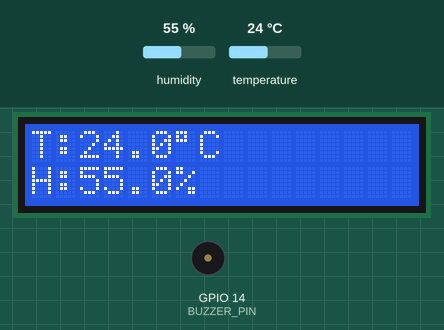
This program was run on a simulated ESP32. Parts: 16×2 character LCD, buzzer (waves = sounding, pin HIGH). The inputs (shaded band) are chosen by the test bench; at power-on: temperature 24 °C, humidity 55 %. WiFi joins after 1.5 s; servers stay silent unless stated; the local clock reads 2024-03-15 10:24:30 at power-on unless the program sets it; storage starts empty; what the program prints to the serial monitor is not drawn.

Above: at 5.6 s.
5.7 s: temperature set to 5.2 °C
At 11.0 s:
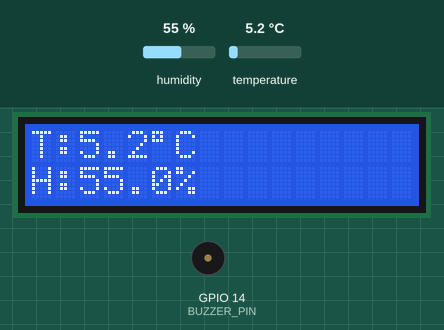
12.4 s: temperature set to 4.4 °C
At 15.5 s:
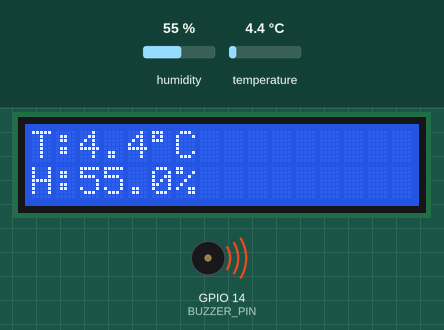
20.2 s: humidity set to 22 %
At 26.4 s:
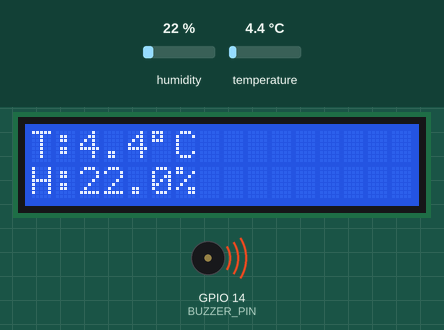
26.9 s: temperature set to 12 °C
At 31.2 s:
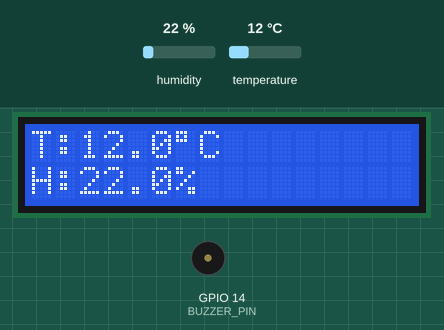
33.6 s: humidity set to 40 %
At 36.0 s:
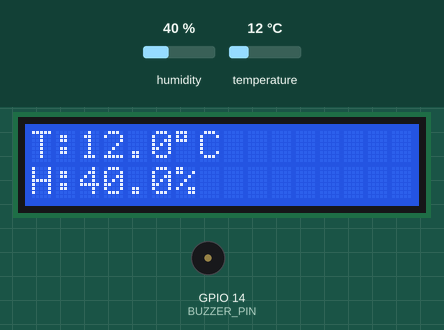
Timing chart, 0 to 37.5 s (numbered marks = the images above; inputs shaded):
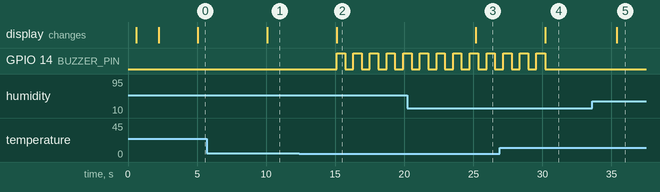

The program:

main.cpp
```cpp
// https://kczop-551b1.web.app //
#include <Arduino.h>
#include <Wire.h>
#include <SPI.h>
#include <SD.h>
#include <LiquidCrystal_I2C.h>
#include "DHT.h"
#include <WiFi.h>
#include <time.h> // *** NTP ***
#include <WiFiClientSecure.h>
#include <FirebaseESP32.h>

// Informacje o generowaniu tokenu.
#include "addons/TokenHelper.h"
// Pomocnicze funkcje do RTDB i wypisywania danych.
#include "addons/RTDBHelper.h"

// Dane sieci Wi-Fi
#define WIFI_SSID "Wokwi-GUEST"
#define WIFI_PASSWORD ""

#define Web_API_KEY "AIzaSyC454ZiHeXjjwMkIYqdZrABAMnzZ30-rmQ"
#define DATABASE_URL "https://kczop-551b1-default-rtdb.europe-west1.firebasedatabase.app/"

// Dane uzytkownika do logowania/signup - bez spacji
const char *USER_EMAIL = "krz.czop@gmail.com";
const char *USER_PASS = "12345678a";

FirebaseData firebaseData;

FirebaseConfig firebaseConfig;
FirebaseAuth firebaseAuth;

bool signupOK = false;
bool authReady = false;

String uid;

float temperature;
float humidity;
bool hasReading = false;

const unsigned long measureIntervalMs = 5000; // czestotliwosc pomiaru DHT22
const unsigned long sendIntervalMs = 30000;   // czestotliwosc wysylki do Firebase i zapisu na SD
unsigned long lastMeasureMs = 0;
unsigned long lastSendMs = 0;
// --- Buzzer ---
#define BUZZER_PIN 14
const unsigned long buzzerIntervalMs = 500; // 500 ms dzwiek / 500 ms ciszy
unsigned long lastBuzzerToggleMs = 0;
bool buzzerState = false;

// --- Konfiguracja DHT22 ---
#define DHTPIN 15     // pin danych czujnika DHT22
#define DHTTYPE DHT22 // typ czujnika

DHT dht(DHTPIN, DHTTYPE);

// --- Konfiguracja LCD I2C ---
#define LCD_ADDR 0x27 // jesli nie dziala, sprobuj 0x3F
#define LCD_COLS 16
#define LCD_ROWS 2

LiquidCrystal_I2C lcd(LCD_ADDR, LCD_COLS, LCD_ROWS);

// --- Konfiguracja SD (SPI) ---
// CS  -> GPIO 5
// DI  -> GPIO 23 (MOSI)
// SCK -> GPIO 18
// DO  -> GPIO 19 (MISO)
#define APP_SD_CS_PIN 5
#define APP_SD_SCK_PIN 18
#define APP_SD_MISO_PIN 19
#define APP_SD_MOSI_PIN 23

const char *SD_FILE_NAME = "/pomiary.txt";
bool sdOk = false;

// --- Konfiguracja NTP / czasu lokalnego (Polska) ---
// *** NTP ***
const char *ntpServer = "pool.ntp.org";
const long gmtOffset_sec = 3600;  // UTC+1
const int daylightOffset_sec = 0; // mozesz ustawic 3600 jesli chcesz na stale +2h

void initTime() // *** NTP ***
{
  configTime(gmtOffset_sec, daylightOffset_sec, ntpServer);

  Serial.print("Synchronizacja czasu z NTP");
  struct tm timeinfo;
  int retry = 0;
  const int maxRetry = 10;

  while (!getLocalTime(&timeinfo) && retry < maxRetry)
  {
    Serial.print(".");
    retry++;
    delay(500);
  }
  Serial.println();

  if (!getLocalTime(&timeinfo))
  {
    Serial.println("Blad pobrania czasu z NTP!");
  }
  else
  {
    Serial.print("Czas zsynchronizowany: ");
    Serial.printf("%04d-%02d-%02d %02d:%02d:%02d\n",
                  timeinfo.tm_year + 1900,
                  timeinfo.tm_mon + 1,
                  timeinfo.tm_mday,
                  timeinfo.tm_hour,
                  timeinfo.tm_min,
                  timeinfo.tm_sec);
  }
}

void initSD()
{
  // Inicjalizacja SPI z konkretnymi pinami
  SPI.begin(APP_SD_SCK_PIN, APP_SD_MISO_PIN, APP_SD_MOSI_PIN, APP_SD_CS_PIN);

  if (!SD.begin(APP_SD_CS_PIN))
  {
    Serial.println("Blad inicjalizacji karty SD!");
    sdOk = false;
    lcd.clear();
    lcd.setCursor(0, 0);
    lcd.print("Blad karty SD");
    delay(2000);
  }
  else
  {
    sdOk = true;
    Serial.println("Karta SD OK.");

    // Jesli plik nie istnieje - utworz go i dodaj naglowek
    if (!SD.exists(SD_FILE_NAME))
    {
      File file = SD.open(SD_FILE_NAME, FILE_WRITE);
      if (file)
      {
        // Zaktualizowany naglowek z data
        file.println("czas- data, godzina, minuta, sekunda, Temperatura[C], Wilgotnosc[%]");
        file.close();
        Serial.println("Utworzono plik pomiary.txt z naglowkiem.");
      }
      else
      {
        Serial.println("Nie udalo sie utworzyc pliku pomiary.txt");
      }
    }
    else
    {
      Serial.println("Plik pomiary.txt juz istnieje.");
    }
  }
}

void logToSD(float temperature, float humidity, time_t epoch)
{
  if (!sdOk)
    return;

  String line;

  // Ujednolicony czas: ten sam epoch jak dla Firebase/web
  struct tm timeinfo;
  if (epoch > 0 && localtime_r(&epoch, &timeinfo))
  {
    char buf[80];
    // format: czas- data,godzina,minuta,sekunda
    snprintf(buf, sizeof(buf),
             "czas- data:%04d-%02d-%02d,godzina:%02d,minuta:%02d,sekunda:%02d",
             timeinfo.tm_year + 1900,
             timeinfo.tm_mon + 1,
             timeinfo.tm_mday,
             timeinfo.tm_hour,
             timeinfo.tm_min,
             timeinfo.tm_sec);
    line = String(buf);
  }
  else
  {
    // Fallback: gdy NTP nie dziala, uzyj czasu od startu
    unsigned long totalSeconds = millis() / 1000;
    unsigned long seconds = totalSeconds % 60;
    unsigned long minutes = (totalSeconds / 60) % 60;
    unsigned long hours = (totalSeconds / 3600) % 24;
    unsigned long days = totalSeconds / 86400;

    line = "czas- dzien:";
    line += days;
    line += ",godzina:";
    if (hours < 10)
      line += "0";
    line += hours;
    line += ",minuta:";
    if (minutes < 10)
      line += "0";
    line += minutes;
    line += ",sekunda:";
    if (seconds < 10)
      line += "0";
    line += seconds;
  }

  line += ", Temperatura:";
  line += String(temperature, 1);
  line += ", Wilgotnosc:";
  line += String(humidity, 1);

  File file = SD.open(SD_FILE_NAME, FILE_APPEND);
  if (!file)
  {
    // Jesli FILE_APPEND zawiedzie (np. plik nie istnieje) - sprobuj FILE_WRITE
    file = SD.open(SD_FILE_NAME, FILE_WRITE);
  }

  if (file)
  {
    file.println(line);
    file.close();
    Serial.println("Zapisano na SD: " + line);
  }
  else
  {
    Serial.println("Blad otwarcia pliku do zapisu na SD!");
  }
}

void setup()
{
  // Port szeregowy
  Serial.begin(115200);
  delay(500);

  // Inicjalizacja I2C i LCD przed pierwszym uzyciem
  Wire.begin(); // domyslne piny ESP32: SDA=21, SCL=22
  lcd.init();
  lcd.backlight();
  lcd.clear();
  lcd.setCursor(0, 0);
  lcd.print("Start...");
  // Buzzer
  pinMode(BUZZER_PIN, OUTPUT);
  digitalWrite(BUZZER_PIN, LOW);

  // Wi-Fi
  lcd.setCursor(0, 0);
  lcd.print("Laczenie z WiFi");
  WiFi.begin(WIFI_SSID, WIFI_PASSWORD);
  Serial.print("Connecting to Wi-Fi");
  while (WiFi.status() != WL_CONNECTED)
  {
    Serial.print(".");
    lcd.setCursor(0, 1);
    lcd.print(".");
    delay(300);
  }
  lcd.clear();
  lcd.setCursor(0, 0);
  lcd.print("WiFi OK:");
  lcd.setCursor(0, 1);
  lcd.print(WiFi.localIP());
  Serial.println();
  Serial.print("Connected with IP: ");
  Serial.println(WiFi.localIP());
  Serial.println();

  // *** NTP: inicjalizacja czasu po polaczeniu Wi-Fi ***
  lcd.clear();
  lcd.setCursor(0, 0);
  lcd.print("Synchronizacja");
  lcd.setCursor(0, 1);
  lcd.print("czasu (NTP)...");
  initTime();
  lcd.clear();
  lcd.setCursor(0, 0);
  lcd.print("Czas OK");

  // Konfiguracja polaczenia z Firebase i danych uwierzytelniajacych
  firebaseConfig.database_url = DATABASE_URL;
  firebaseConfig.api_key = Web_API_KEY;
  firebaseAuth.user.email = USER_EMAIL;
  firebaseAuth.user.password = USER_PASS;

  /* Rejestracja lub logowanie istniejacego uzytkownika */
  if (Firebase.signUp(&firebaseConfig, &firebaseAuth, USER_EMAIL, USER_PASS))
  {
    Serial.println("Signup ok");
    signupOK = true;
    authReady = true;
  }
  else
  {
    Serial.printf("Signup error: %s\n", firebaseConfig.signer.signupError.message.c_str());

    // Jesli konto juz istnieje, sprobuje zalogowac sie tymi danymi
    if (String(firebaseConfig.signer.signupError.message.c_str()) == "EMAIL_EXISTS")
    {
      Serial.println("Konto istnieje – używam logowania na istniejące dane.");
      authReady = true;
    }
  }

  /* Callback statusu tokenu (generowanie dlugotrwale) */
  firebaseConfig.token_status_callback = tokenStatusCallback; // patrz addons/TokenHelper.h

  // Polacz z Firebase tylko gdy mamy dane autoryzacyjne
  if (authReady)
  {
    lcd.clear();
    lcd.setCursor(0, 0);
    lcd.print("Logowanie");
    lcd.setCursor(0, 1);
    lcd.print("do Firebase...");
    Firebase.begin(&firebaseConfig, &firebaseAuth);
    Firebase.reconnectWiFi(true);
    lcd.clear();
    lcd.setCursor(0, 0);
    lcd.print("Firebase OK");
  }
  else
  {
    lcd.clear();
    lcd.setCursor(0, 0);
    lcd.print("Brak autoryz.");
    lcd.setCursor(0, 1);
    lcd.print("Firebase pomin");
    Serial.println("Brak autoryzacji - pomijam Firebase.begin()");
  }

  // Inicjalizacja DHT
  dht.begin();
  Serial.println("Start pomiaru z DHT22.");

  // Inicjalizacja karty SD
  initSD();
}
void loop()
{
  unsigned long nowMs = millis();
  time_t now = time(nullptr);

  // Odczyt z czujnika co 5 s
  if (nowMs - lastMeasureMs >= measureIntervalMs)
  {
    lastMeasureMs = nowMs;
    float h = dht.readHumidity();
    float t = dht.readTemperature();

    if (isnan(h) || isnan(t))
    {
      hasReading = false;
      Serial.println("Blad odczytu z DHT22!");

      lcd.clear();
      lcd.setCursor(0, 0);
      lcd.print("Blad odczytu");
      lcd.setCursor(0, 1);
      lcd.print("z DHT22...");
    }
    else
    {
      humidity = h;
      temperature = t;
      hasReading = true;

      Serial.print("Temperatura: ");
      Serial.print(temperature, 1);
      Serial.print(" *C  |  Wilgotnosc: ");
      Serial.print(humidity, 1);
      Serial.println(" %");

      lcd.clear();
      lcd.setCursor(0, 0);
      lcd.print("T:");
      lcd.print(temperature, 1);
      lcd.print((char)223); // znak stopnia
      lcd.print("C");

      lcd.setCursor(0, 1);
      lcd.print("H:");
      lcd.print(humidity, 1);
      lcd.print("%");
    }
  }

  // Alarm buzzer: ponizej 5°C lub powyzej 45°C, puls 500 ms
  bool alarmActive = hasReading && (temperature < 5.0 || temperature > 45.0);
  if (alarmActive)
  {
    if (nowMs - lastBuzzerToggleMs >= buzzerIntervalMs)
    {
      lastBuzzerToggleMs = nowMs;
      buzzerState = !buzzerState;
      digitalWrite(BUZZER_PIN, buzzerState ? HIGH : LOW);
    }
  }
  else
  {
    buzzerState = false;
    digitalWrite(BUZZER_PIN, LOW);
  }

  // Wysylka i zapis co 30 s
  if (hasReading && (nowMs - lastSendMs >= sendIntervalMs))
  {
    lastSendMs = nowMs;

    if (authReady && Firebase.ready())
    {
      FirebaseJson json;
      json.set("temperature", temperature);
      json.set("humidity", humidity);

      if (now > 0)
        json.set("timestamp", (int)now);

      String path = "/UsersData/public/readings"; // zgodnie z frontendem
      if (Firebase.pushJSON(firebaseData, path, json))
        Serial.println("Reading sent");
      else
      {
        Serial.println("Failed to send reading");
        Serial.println(firebaseData.errorReason());
      }
    }
    else
    {
      Serial.println("Firebase not ready yet - skipping send");
    }

    logToSD(temperature, humidity, now);
  }

  delay(200);
}
```

Measured:
- the behaviour switches between 5 and 4.9 °C on temperature (found by bisection; images 1 and 2)
- after the input at 5.7 s, the display: changes after 4.4 s (image 1)
- after the input at 12.4 s, GPIO 14 (BUZZER_PIN): alternates HIGH for 0.60 s and LOW for 0.60 s, starting after 2.7 s; the display: changes after 2.7 s (image 2)
- after the input at 20.2 s, the display: changes after 5.0 s (image 3)
- after the input at 26.9 s, GPIO 14 (BUZZER_PIN): goes on until 30.2 s, then stays LOW; the display: changes after 3.3 s (image 4)
- after the input at 33.6 s, the display: changes after 1.8 s (image 5)
